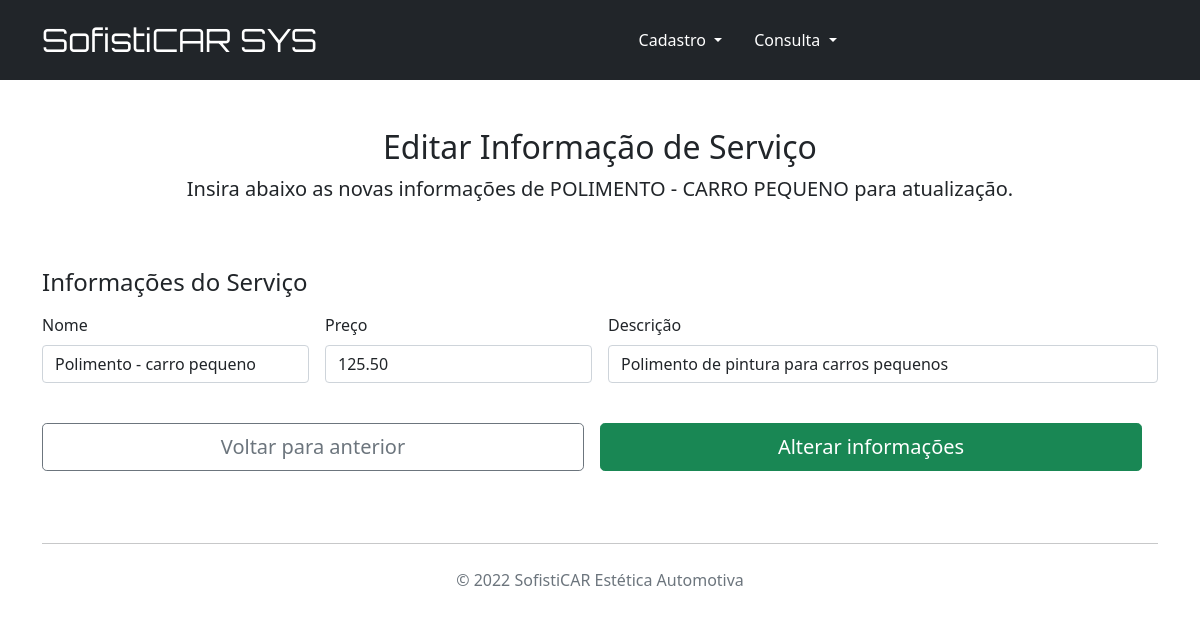
Page /editar_servico/1 on the committed database.
### cadastro_clientes.py (models this page shows, shortened)
class Servico(db.Model):
    __tablename__ = 'servicos'
    id = db.Column('ID', db.Integer, primary_key=True, autoincrement=True)
    nome = db.Column('Nome', db.String(150), nullable=False)
    descricao = db.Column('Descricao', db.String(250), nullable=False)
    valor = db.Column('Valor', db.Float, nullable=False)
    orcamentos = relationship(Orcamento, backref="servicos")

### cadastro_clientes.py (the view, shortened to what this page needs)
@app.route('/editar_servico/<int:id>', methods=['GET', 'POST'])
def edita_servico(id):
    servico = Servico.query.get(id)
    return render_template('editar_servico.html', servico=servico)

### templates/editar_servico.html (shortened to what this page needs)
{% extends "base.html" %}
{% block conteudo %}
<main class="container">
    <div class="py-5 text-center">
        <h2>Editar Informação de Serviço</h2>
        <p class="lead">Insira abaixo as novas informações de {{ servico.nome.upper() }} para atualização.</p>
    </div>
    <div class="row g-5">
        <div class="col-12">
            <form action="/editar_servico/{{ servico.id }}" method="POST">
                <h4 class="mb-3">Informações do Serviço</h4>
                <div class="row g-3">
                    <div class="col-sm-12 col-md-3">
                        <label for="nome" class="form-label">Nome</label>
                        <input type="text" class="form-control" id="nome" name="nome" placeholder="Nome" value="{{ servico.nome }}">
                    </div>
                    <div class="col-sm-12 col-md-3">
                        <label for="preco" class="form-label">Preço</label>
                        <input type="float" class="form-control" id="valor" name="valor" placeholder="Preço" value="{{ '%0.2f'|format(servico.valor|float) }}">
                    </div>
                    <div class="col-sm-12 col-md-6">
                        <label for="descricao" class="form-label">Descrição</label>
                        <input type="text" class="form-control" id="descricao" name="descricao" placeholder="Descrição" value="{{ servico.descricao }}">
                    </div>
                    <div class="row g-3">
                        <div class="col-md-12 col-lg-6 p-2">
                            <a class="w-100 btn btn-outline-secondary btn-lg" href="javascript:history.back()">Voltar para anterior</a>
                        </div>
                        <div class="col-md-12 col-lg-6 p-2">
                            <button type="button" class="w-100 btn btn-success btn-lg" data-bs-toggle="modal" data-bs-target="#exampleModal{{servico.id}}">
                                Alterar informações
                            </button>
                        </div>
                    </div>
                </div>
            </form>
        </div>
    </div>
</main>
{% endblock %}

### rows in the picture
Servico: nome "POLIMENTO - CARRO PEQUENO", nome "Polimento - carro pequeno", valor "125.50", descricao "Polimento de pintura para carros pequenos"
